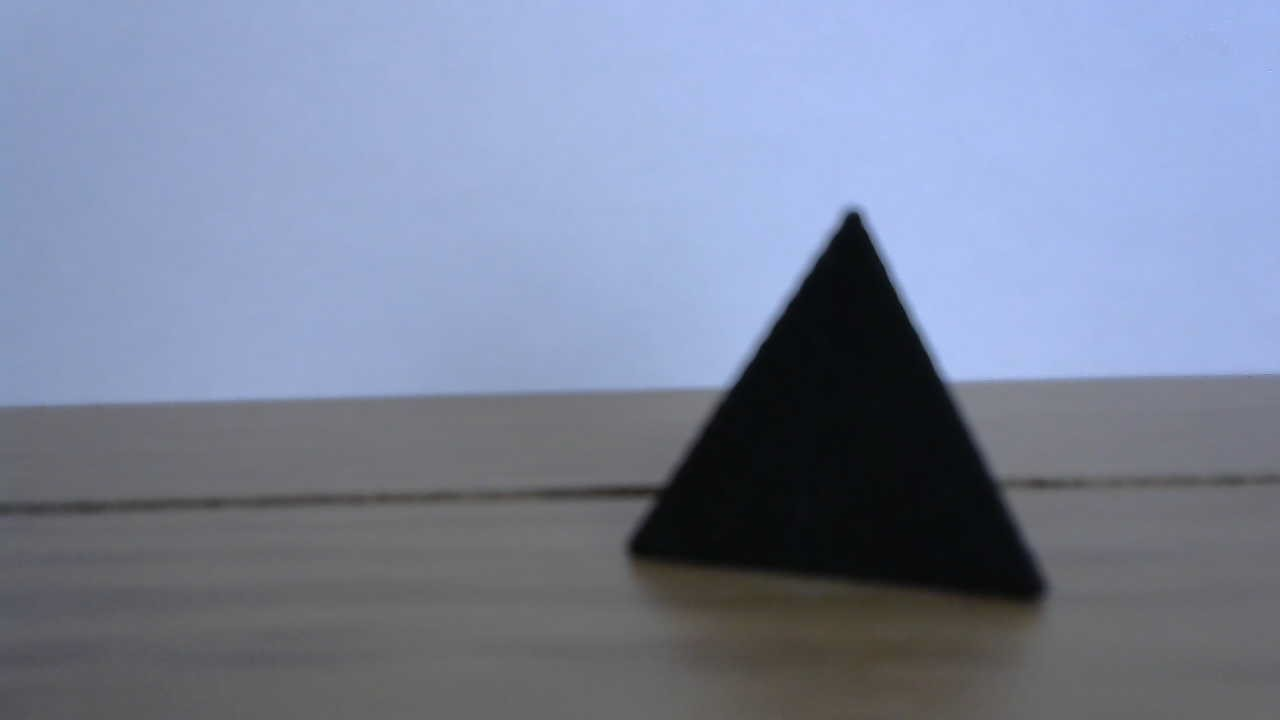
#> input picture software/core/frame/pyramide.jpg, 1280 x 720 px
$ python traitement.py
#> lines starting #> are read from the running program, lines starting #| are printed output that depends on the picture; after the words box and inside, x2 and y2 are one past the last pixel; in counts of white or black regions, pixels touching at a corner belong together
import numpy as np
import cv2 as cv
import scipy.signal as sp
import os
path = os.path.dirname(__file__)

frame = cv.imread(path+"/pyramide.jpg")
#> frame is the input picture: shape (720, 1280, 3); mean B, G, R 156, 132.4, 122.7
iframe = cv.resize(frame,(320,240))
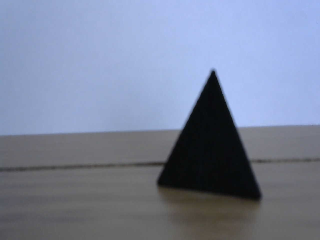
#> iframe: shape (240, 320, 3); mean B, G, R 156, 132.5, 122.7

frame = cv.cvtColor(iframe, cv.COLOR_BGR2GRAY)
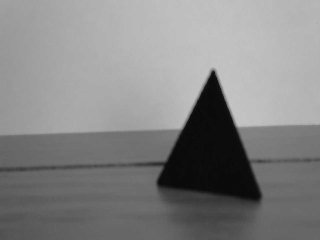
#> frame: shape (240, 320); min 8, max 196, mean 132.2
ret, frame = cv.threshold(frame, 60, 255, cv.THRESH_BINARY_INV)
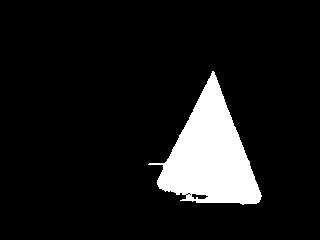
#> frame: shape (240, 320); 9.7% white; 1 white region, box (x1, y1, x2, y2) and area: (148, 71, 262, 205) 7460

kernel = cv.getStructuringElement(cv.MORPH_RECT, (3,3))
frame = cv.morphologyEx(frame, cv.MORPH_OPEN, kernel, iterations=1)
#> frame: shape (240, 320); 9.6% white; 1 white region, box (x1, y1, x2, y2) and area: (157, 72, 261, 204) 7400
frame = cv.morphologyEx(frame, cv.MORPH_CLOSE, kernel, iterations=2)
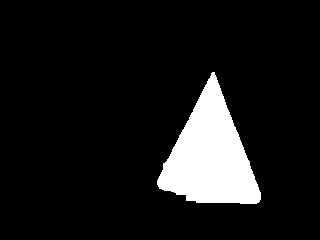
#> frame: shape (240, 320); 9.7% white; 1 white region, box (x1, y1, x2, y2) and area: (157, 72, 261, 204) 7473

edges = cv.Canny(frame, 50, 150, apertureSize=3)
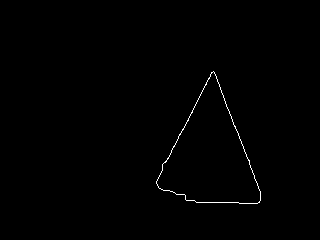
#> edges: shape (240, 320); 0.48% white in thin lines or dots, all inside (x1, y1, x2, y2) = (156, 71, 261, 204)

cv.imshow("frame", edges)
cv.waitKey(0)

# [20 lines of commented-out code are left out]


maxi = maxj = 0
mini = minj = float("inf")

for i in range(len(frame)):
	for j in range(len(frame[0])):
		if edges[i][j] > 40:
			if i > maxi:
				maxi = i
			if i < mini:
				mini = i
			if j > maxj:
				maxj = j
			if j < minj:
				minj = j
#> after the loop, maxi = 203; maxj = 260; mini = 71; minj = 156

print("mini: ", mini, ", maxi: ", maxi, ", minj: ", minj, ", maxj: ", maxj)
#| mini:  71 , maxi:  203 , minj:  156 , maxj:  260

# cv.imshow("sobel", sobel)
# cv.waitKey(0)

lines = cv.HoughLines(edges,1,np.pi/180,30)
#> lines = [[-174, 2.78], [221, 0.471], [-170, 2.76], [-178, 2.79], [202, 1.57], [194, 1.61], [198, 1.59], [190, 1.62], [206, 1.55], [-167, 2.74], [-182, 2.81]]
print(len(lines))
#| 11
for line in lines:
	for rho,theta in line:
		a = np.cos(theta)
		b = np.sin(theta)
		x0 = a*rho
		y0 = b*rho
		x1 = int(x0 + 1000*(-b))
		y1 = int(y0 + 1000*(a))
		x2 = int(x0 - 1000*(-b))
		y2 = int(y0 - 1000*(a))

		cv.line(iframe,(x1,y1),(x2,y2),(0,0,255),2)
#> this loop made 11 passes
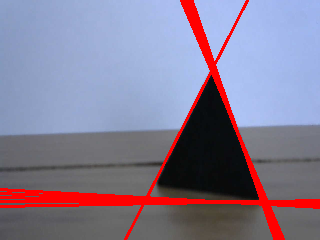
#> iframe: shape (240, 320, 3); 7.39% of pixels changed, all inside (x1, y1, x2, y2) = (0, 0, 320, 240)
cv.line(iframe,(48,50),(232,192),(0,255,0),2)
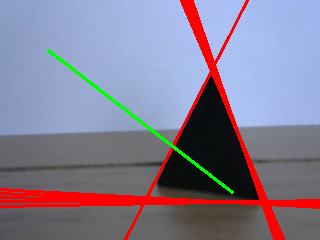
#> iframe: shape (240, 320, 3); 1% of pixels changed, all inside (x1, y1, x2, y2) = (47, 49, 234, 194)
cv.imshow("hough", iframe)
cv.waitKey(0)

$ run again, with software/core/frame/b_car.jpg copied over software/core/frame/pyramide.jpg
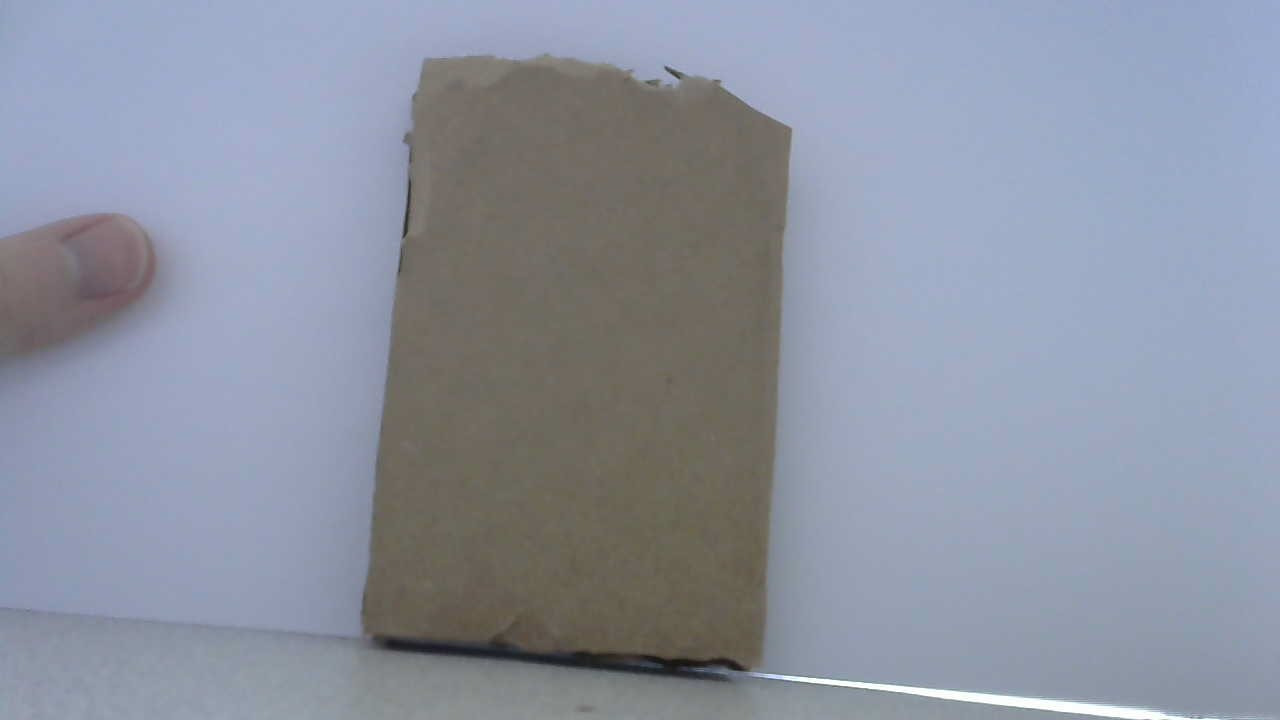
#> input picture software/core/frame/b_car.jpg, 1280 x 720 px
#> frame is the input picture: shape (720, 1280, 3); mean B, G, R 161.2, 146.8, 140.8
#> `ret, frame = cv.threshold(frame, 60, 255, cv.THRESH_BINARY_INV)`:
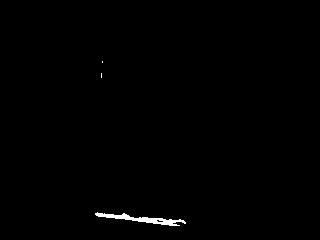
#> frame: shape (240, 320); 0.54% white; 3 white regions (2 under 20 px), largest, box (x1, y1, x2, y2) and area: (95, 212, 186, 226) 406
#> edges: shape (240, 320); 0.21% white in thin lines or dots, all inside (x1, y1, x2, y2) = (95, 212, 176, 226)
#> after the loop `for i in range(len(frame)):`: maxi = 225; maxj = 175; mini = 212; minj = 95
#| mini:  212 , maxi:  225 , minj:  95 , maxj:  175
#> lines = [[202, 1.69], [199, 1.71], [203, 1.66], [205, 1.68], [200, 1.68], [196, 1.73], [222, 1.54], [212, 1.61], [217, 1.57], [205, 1.64]]
#| 10
#> the loop `for line in lines:` made 10 passes
#> `cv.line(iframe,(48,50),(232,192),(0,255,0),2)`:
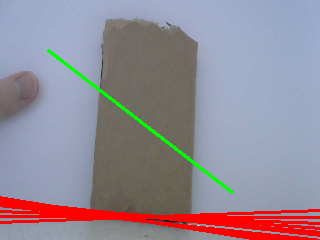
#> iframe: shape (240, 320, 3); mean B, G, R 149.6, 138.6, 147.8
